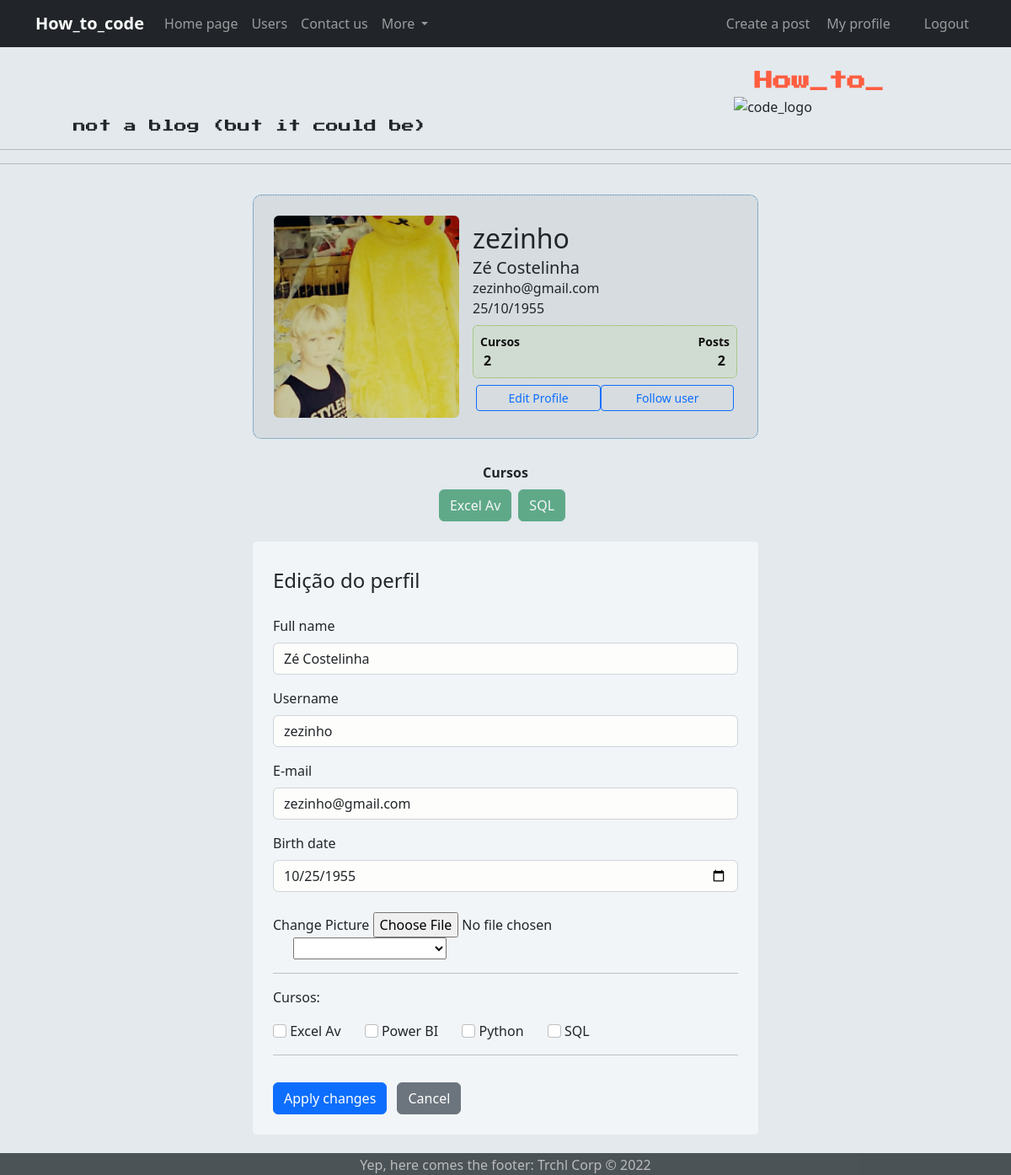
/perfil/edit (signed in), run on the app's committed database.
### comunidadeimpressionadora/models.py (models this page shows, shortened)
class Usuario(db.Model, UserMixin):
    id_user = db.Column(db.Integer, primary_key=True)
    username = db.Column(db.String(25), unique=True, nullable=False)
    fullname = db.Column(db.String(50), nullable=True, default='')
    email = db.Column(db.String(50), unique=True, nullable=False)
    passwd = db.Column(db.String(30), nullable=False)
    birth_date = db.Column(db.Date, default=None)
    profile_pic = db.Column(db.String(2000), default='default.jpg')
    cursos = db.Column(db.String(100), nullable=False, default='Não informado')
    posts = db.relationship('Post', backref='autor', lazy=True)
    def count_posts(self):
        return len(self.posts)

### comunidadeimpressionadora/routes.py (the view)
@app.route('/perfil/edit', methods=['GET', 'POST'])
@login_required
def edit_profile():
    form_edit = FormEditProfile()
    if form_edit.validate_on_submit():
        current_user.fullname = form_edit.fullname.data
        current_user.email = form_edit.email.data
        current_user.username = form_edit.username.data
        current_user.birth_date = form_edit.birth_date.data
        if form_edit.profile_pic.data:
            pic_name = save_profile_pic(form_edit.profile_pic.data)
            current_user.profile_pic = pic_name
        if form_edit.remove_pic.data == "I don't want a picture":
            current_user.profile_pic = 'default.jpg'
        current_user.cursos = update_cursos(form_edit)
        db.session.commit()
        flash(f'Profile updated successfully!', 'alert-success')
        return redirect(url_for('perfil'))
    elif request.method == "GET":
        form_edit.fullname.data = current_user.fullname
        form_edit.username.data = current_user.username
        form_edit.email.data = current_user.email
        form_edit.birth_date.data = current_user.birth_date
    profile_pic = url_for('static', filename=f'profile_pictures/{current_user.profile_pic}')
    return render_template('editprofile.html', profile_pic=profile_pic, form_edit=form_edit)

### comunidadeimpressionadora/forms.py (shortened to what this page needs)
class FormEditProfile(FlaskForm):
    fullname = StringField('Full name', validators=[Length(0, 50)])
    username = StringField('Username', validators=[DataRequired(), Length(3, 25)])
    email = StringField('E-mail', validators=[DataRequired(), Email()])
    birth_date = DateField('Birth date', format='%Y-%m-%d')
    profile_pic = FileField('Change Picture', [FileAllowed(['jpg', 'jpeg', 'png'], 'JPG, JPEG and PNG only!')], description='SEM')
    remove_pic = SelectField('', choices=['', "I don't want a picture"])
    curso_excel = BooleanField('Excel Av')
    curso_powerbi = BooleanField('Power BI')
    curso_python = BooleanField('Python')
    curso_sql = BooleanField('SQL')
    submit_edit_button = SubmitField('Apply changes')

### comunidadeimpressionadora/models.py (called while the page is built)
@login_manager.user_loader
def load_user(id_user):
    return Usuario.query.get(int(id_user))

### comunidadeimpressionadora/templates/editprofile.html (shortened to what this page needs)
{% extends 'perfil.html' %}
{% block form_edit_profile %}
<div class="container form-edit">
    <div class="row">
            <form method='POST' action="" class="p-4 mt-1" enctype="multipart/form-data">
                <fieldset>
                    <legend>Edição do perfil</legend>
                    <div class="form-group">
                        {{ form_edit.fullname.label(class="form-label mt-3") }}
                        {% if form_edit.fullname.errors and 'submit_login_button' in request.form %}
                            {{ form_edit.fullname(class='form-control is-invalid') }}
                        <div class="invalid-feedback">
                            {% for erro in form_edit.fullname.errors %}
                                {{ erro }}
                            {% endfor %}
                        </div>
                        {% else %}
                            {{ form_edit.fullname(class='form-control') }}
                        {% endif %}
                    </div>
                    <div class="form-group">
                        {{ form_edit.username.label(class="form-label mt-3") }}
                        {% if form_edit.username.errors and 'submit_login_button' in request.form %}
                            {{ form_edit.username(class='form-control is-invalid') }}
                        <div class="invalid-feedback">
                            {% for erro in form_edit.username.errors %}
                                {{ erro }}
                            {% endfor %}
                        </div>
                        {% else %}
                            {{ form_edit.username(class='form-control') }}
                        {% endif %}
                    </div>
                    <div class="form-group">
                        {{ form_edit.email.label(class="form-label mt-3") }}
                        {% if form_edit.email.errors and 'submit_login_button' in request.form %}
                            {{ form_edit.email(class='form-control is-invalid') }}
                        <div class="invalid-feedback">
                            {% for erro in form_edit.email.errors %}
                                {{ erro }}
                            {% endfor %}
                        </div>
                        {% else %}
                            {{ form_edit.email(class='form-control') }}
                        {% endif %}
                    </div>
                    <div class="form-group">
                        {{ form_edit.birth_date.label(class="form-label mt-3") }}
                        {% if form_edit.birth_date.errors and 'submit_login_button' in request.form %}
                            {{ form_edit.birth_date(class='form-control is-invalid') }}
                        <div class="invalid-feedback">
                            {% for erro in form_edit.birth_date.errors %}
                                {{ erro }}
                            {% endfor %}
                        </div>
                        {% else %}
                            {{ form_edit.birth_date(class='form-control') }}
                        {% endif %}
                    </div>
                    <br>
                    <div class="form-group">
                        {{ form_edit.profile_pic.label }}
                        {{ form_edit.profile_pic(class="form-control-file") }}
                        {{ form_edit.remove_pic(class="form-control-file ms-4") }}
                    </div>
                    <hr>
                    <p>Cursos:</p>
                    <div class="form-group">
                        {% for field in form_edit %}
                            {% if 'curso_' in field.name %}
                                {{ field(class="form-check-input") }}
                                {{ field.label(class="form-check-label me-4") }}
                            {% endif %}
                        {% endfor %}
                    </div>
                    <hr>
                </fieldset>
                {{ form_edit.submit_edit_button(class='btn btn-primary mt-3') }}
                <a href="{{ url_for('perfil') }}" class='btn btn-secondary ms-2 mt-3 me-5'>Cancel</a>
            </form>
        </div>
</div>
<br><br>
{% endblock %}

### comunidadeimpressionadora/templates/perfil.html (shortened to what this page needs)
{% extends 'base.html' %}
{% block body %}
<div class="container mt-2 d-flex justify-content-center">
            <div class="card p-4">
                <div class="d-flex align-items-center">
                    <div class="image pe-3">
                <img src="{{ profile_pic }}" class="rounded foto" width="250" >
                </div>
                <div class="ml-3 w-100">
                   <h2 class="mb-1 mt-0">{{ current_user.username }}</h2>
                   <h5 class="mb-0 mt-0">{{ current_user.fullname }}</h5>
                   <span>{{ current_user.email }}</span><br>
                   <span>
                       {% if current_user.birth_date %}
                           {{ current_user.birth_date.strftime('%d/%m/%Y') }}
                       {% else %}
                           {{ pass }}
                       {% endif %}
                   </span>
                   <div class="p-2 mt-2 bg-primary d-flex justify-content-between rounded text-white stats">
                    <div class="d-flex flex-column">
                        <span class="cursos">Cursos</span>
                        {% if ('Não informado' in current_user.cursos) or (current_user.cursos == '') %}
                            <span class="ncursos">0</span>
                        {% else %}
                            <span class="ncursos">{{ current_user.cursos.count(';')+1 }}</span>
                        {% endif %}
                    </div>
                    <div class="d-flex flex-column">
                        <span class="posts">Posts</span>
                        <span class="nposts">{{ current_user.count_posts() }}</span>
                    </div>
                   </div>
                   <div class="button mt-2 d-flex flex-row align-items-center">
                       <a class="w-100" href="{{ url_for('edit_profile') }}"><button class="btn btn-sm btn-outline-primary w-100 me-1 ms-1">Edit Profile</button></a>
                    <button class="btn btn-sm btn-outline-primary w-100 me-1 ms-1" title="Functionality not implemented :(">Follow user</button>
                   </div>
                </div>
                </div>
            </div>
         </div>
<div class="container mt-2 d-flex justify-content-center"><strong>Cursos</strong></div>
<div class="container mt-2 d-flex justify-content-center">
    {% if current_user.cursos != 'Não informado' %}
        {% for curso in current_user.cursos.split(';') %}
            {% if current_user.cursos != '' %}
                <button type="button" class="btn btn-success me-2" disabled>{{ curso }}</button>
            {% endif %}
        {% endfor %}
    {% else %}
        <p>(Não informado)</p>
    {% endif %}
</div>
<br>
{% block form_edit_profile %}
{% endblock %}
{% endblock %}

### comunidadeimpressionadora/static/main.css (style rules this page uses)
body { background-color:#e3e9ed; border-radius: 10px; min-height: 98vh; }
.foto { width: 220px; height: 240px; object-fit: cover; }
.card { width: 600px; border: dotted 1px rgba(20,102,155,0.80); border-radius: 10px; margin: 20px; background-color: rgba(105,105,114,0.1); }
.stats { background-color: rgba(160,222,85,0.1) !important; color: #111 !important; border: dotted 1px rgba(130,180,65,1); }
.cursos { font-weight: 600; font-size:14px; color: #111; }
.ncursos { font-weight:600; margin-left: 4px; color: #111; }
.posts { font-weight: 600; font-size:14px; color: #111; }
.nposts { font-weight:600; color: #111; text-align: right; margin-right: 5px; }
.form-edit { width: 50%; place-content: center; background: #f2f5f8; border-radius: 5px; }
.form-control { background-color: #fdfdfb; }

### data on the page
Usuario: username "zezinho", fullname "Zé Costelinha", email "zezinho@gmail.com", birth_date "25/10/1955", cursos "2", birth_date "10/25/1955"

### other printed values
{{ current_user.count_posts() }} "2"
{{ curso }} "Excel Av" "SQL"
{{ field.label(class="form-check-label me-4") }} "Excel Av" "Power BI" "Python" "SQL"
